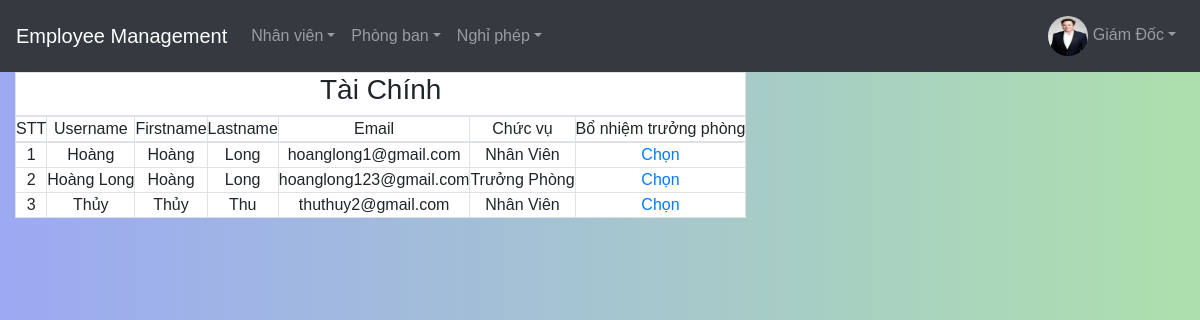
The app's page /source/department-details.php?tenPB=Tài Chính (signed in) with its own data.
### tables this page shows
CREATE TABLE `nhanvien` (
  `userName` varchar(255) NOT NULL,
  `firstName` varchar(255) NOT NULL,
  `lastName` varchar(255) NOT NULL,
  `email` varchar(255) NOT NULL,
  `pwd` varchar(255) NOT NULL,
  `phongBan` varchar(255) NOT NULL,
  `chucVu` varchar(255) NOT NULL,
  `activated` bit(1) DEFAULT b'0',
  `avatar` text NOT NULL
);

### source/department-details.php (the view, shortened to what this page needs)
<!DOCTYPE html>
<html lang="en">
<head>
	<link rel="stylesheet" href="https://maxcdn.bootstrapcdn.com/bootstrap/4.5.2/css/bootstrap.min.css">
	<link rel="stylesheet" href="./style.css">
    <?php
      require_once('./db/db.php');
      $email = $_SESSION['email'];
      $sql = "SELECT * from `nhanvien` WHERE email = ?";
      $stm = $conn->prepare($sql);
      $stm->bind_param("s", $email);
      if (!$stm->execute()) {
          die('Không tìm thấy' . $stm->error);
      }
      $result = $stm->get_result();
      $data = $result->fetch_assoc();
      if($data['userName'] != "admin") {
        header('Location: ./index.php');
        exit();
      }
	    else {
        require_once('./nav/admin-nav.php');
	    }
      $tenPB = $_GET['tenPB'];
      $sql = "SELECT * FROM `nhanvien` WHERE phongBan = ?";
      $stm = $conn->prepare($sql);
      $stm->bind_param("s", $tenPB);
      if (!$stm->execute()) {
          die('Cannot insert' . $stm->error);
      }
      $result = $stm->get_result();
    ?>
</head>
<body>
    <div class="container-fluid">
      <div id="inner" class="table-responsive text-center">
        <table class="table-bordered bg-white">
            <thead>
                <tr>
                  <td colspan="7"><h3><?=$tenPB?></h3></td>
                </tr>
              <tr>
                <td>STT</td>
                <td>Username</td>
                <td>Firstname</td>
                <td>Lastname</td>
                <td>Email</td>
                <td>Chức vụ</td>
                <td>Bổ nhiệm trưởng phòng</td>
              </tr>
            </thead>
            <tbody>
              <?php
                $n = 1;
                while ($data = $result->fetch_assoc()) {
                  echo "<tr>";
                  echo "<td>$n</td>";
                  echo "<td>".$data['userName']."</td>";
                  echo "<td>".$data['firstName']."</td>";
                  echo "<td>".$data['lastName']."</td>";
                  echo "<td>".$data['email']."</td>";
                  echo "<td>".$data['chucVu']."</td>";
                  echo "<td><a onclick=\"return confirmManager()\"; href=\"./process/manager-department.php?email=$data[email]&tenPB=$data[phongBan]\">Chọn</a></td>";
                  $n++;
                }
              ?>
            </tbody>
        </table>
      </div>
    </div>
</body>
</html>

### source/nav/admin-nav.php (shortened to what this page needs)
<div id="header">
      <?php
        require_once('./db/db.php');
        $email = $_SESSION['email'];
        $sql = "SELECT * from `nhanvien` WHERE `email` = ?";
        $stm = $conn->prepare($sql);
        $stm->bind_param("s", $email);
        if (!$stm->execute()) {
            die('Không tìm thấy' . $stm->error);
        }
        $result = $stm->get_result();
        $data = $result->fetch_assoc();
        $avatar = $data['avatar'];
      ?>
      <nav class="navbar navbar-expand-md bg-dark navbar-dark">
        <a class="navbar-brand" href="./index.php">Employee Management</a>
        <div class="collapse navbar-collapse" id="collapsibleNavbar">
          <ul class="navbar-nav">
            <div class="nav-item dropdown">
              <a href="#" data-toggle="dropdown" class="nav-link dropdown-toggle user-action">Nhân viên</a>
            </div>
            <div class="nav-item dropdown">
              <a href="#" data-toggle="dropdown" class="nav-link dropdown-toggle user-action">Phòng ban</a>
            </div>
            <div class="nav-item dropdown">
              <a href="#" data-toggle="dropdown" class="nav-link dropdown-toggle user-action">Nghỉ phép</a>
            </div>
          </ul>
        </div>
        <div class="navbar-nav ml-auto">
    			<div class="nav-item dropdown">
    				<a href="#" data-toggle="dropdown" class="nav-link dropdown-toggle user-action"><img src="./<?= $avatar ?>" class="avatar" alt="Avatar" style="width: 40px; height: 40px; border-radius: 30px;"> <?= $_SESSION['name']?><b class="caret"></b></a>
    			</div>
    		</div>
      </nav>
    </div>

### source/style.css (style rules this page uses)
* { padding: 0; margin: 0; box-sizing: border-box; font-family: "Poppin", sans-serif; }
body { background-image: linear-gradient( 90deg, rgb(156, 169, 243), rgb(173, 224, 173) ); }

### records on screen
nhanvien: avatar (picture)
nhanvien: userName "Hoàng", firstName "Hoàng", lastName "Long", email "hoanglong1@gmail.com", chucVu "Nhân Viên"
nhanvien: userName "Hoàng Long", firstName "Hoàng", lastName "Long", email "hoanglong123@gmail.com", chucVu "Trưởng Phòng"
nhanvien: userName "Thủy", firstName "Thủy", lastName "Thu", email "thuthuy2@gmail.com", chucVu "Nhân Viên"

### other values on screen
$_SESSION['name'] "Giám Đốc"
$tenPB "Tài Chính"
